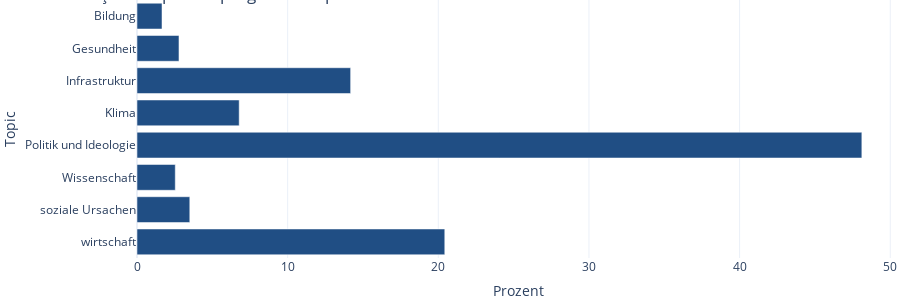

Notebook source saved alongside this figure:
### Code cell
plot_topical_presence(
    sentences, 
    topics, 
    title=f"Topic Verteilung  {selected_party.upper()}",
    color=party_data[selected_party]["color"],
)

### Figure 1 — Plotly figure (JSON) as saved in the notebook; plotly's stock layout.template omitted (floating-point values rounded to 4 significant figures)
{"data": [{"alignmentgroup": "True", "hovertemplate": "sentence_percentage=%{x}<br>topic=%{y}<extra></extra>", "legendgroup": "", "marker": {"color": "#204E84", "pattern": {"shape": ""}}, "name": "", "offsetgroup": "", "orientation": "h", "showlegend": false, "textposition": "auto", "type": "bar", "x": [1.66, 2.787, 14.18, 6.783, 48.11, 2.541, 3.504, 20.43], "xaxis": "x", "y": ["Bildung", "Gesundheit", "Infrastruktur", "Klima", "Politik und Ideologie", "Wissenschaft", "soziale Ursachen", "wirtschaft"], "yaxis": "y"}], "layout": {"barmode": "relative", "height": 300, "legend": {"tracegroupgap": 0}, "margin": {"b": 0, "l": 0, "pad": 0, "r": 0, "t": 0}, "title": {"text": "Presença de Topics no programa do partido AFD"}, "xaxis": {"anchor": "y", "domain": [0, 1], "title": {"text": "Prozent"}}, "yaxis": {"anchor": "x", "categoryorder": "category descending", "domain": [0, 1], "title": {"text": "Topic"}}}}
